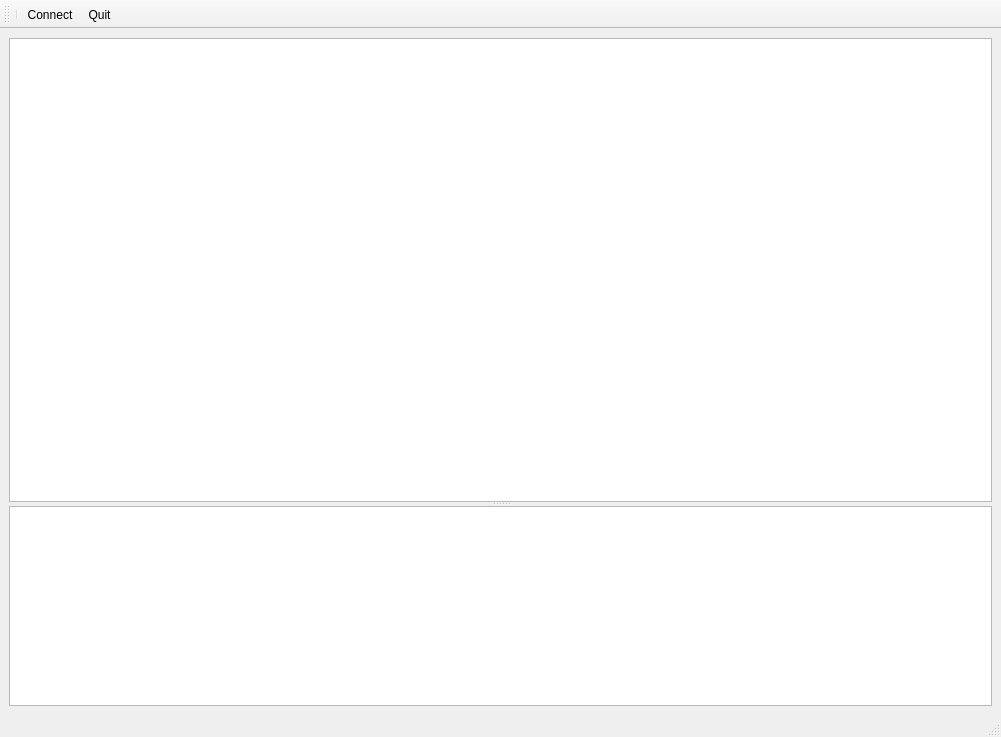
<?xml version="1.0" encoding="UTF-8"?>
<ui version="4.0">
 <author>MicroControl GmbH &amp; Co. KG</author>
 <class>MonitorWindow</class>
 <widget class="QMainWindow" name="MonitorWindow">
  <property name="geometry">
   <rect>
    <x>0</x>
    <y>0</y>
    <width>1001</width>
    <height>737</height>
   </rect>
  </property>
  <property name="sizePolicy">
   <sizepolicy hsizetype="Preferred" vsizetype="Preferred">
    <horstretch>0</horstretch>
    <verstretch>0</verstretch>
   </sizepolicy>
  </property>
  <property name="minimumSize">
   <size>
    <width>0</width>
    <height>0</height>
   </size>
  </property>
  <property name="windowTitle">
   <string>CANpie FD Monitor</string>
  </property>
  <widget class="QWidget" name="pclCentralWidgetP">
   <property name="sizePolicy">
    <sizepolicy hsizetype="MinimumExpanding" vsizetype="MinimumExpanding">
     <horstretch>1</horstretch>
     <verstretch>1</verstretch>
    </sizepolicy>
   </property>
   <property name="minimumSize">
    <size>
     <width>0</width>
     <height>0</height>
    </size>
   </property>
   <layout class="QHBoxLayout" name="horizontalLayout">
    <item>
     <widget class="QSplitter" name="pclSplitterP">
      <property name="sizePolicy">
       <sizepolicy hsizetype="MinimumExpanding" vsizetype="MinimumExpanding">
        <horstretch>1</horstretch>
        <verstretch>1</verstretch>
       </sizepolicy>
      </property>
      <property name="minimumSize">
       <size>
        <width>480</width>
        <height>400</height>
       </size>
      </property>
      <property name="orientation">
       <enum>Qt::Vertical</enum>
      </property>
      <widget class="QTextBrowser" name="pclCanTraceP">
       <property name="sizePolicy">
        <sizepolicy hsizetype="MinimumExpanding" vsizetype="MinimumExpanding">
         <horstretch>1</horstretch>
         <verstretch>1</verstretch>
        </sizepolicy>
       </property>
       <property name="minimumSize">
        <size>
         <width>500</width>
         <height>200</height>
        </size>
       </property>
      </widget>
      <widget class="QTextBrowser" name="pclCanInfoP">
       <property name="sizePolicy">
        <sizepolicy hsizetype="MinimumExpanding" vsizetype="MinimumExpanding">
         <horstretch>1</horstretch>
         <verstretch>1</verstretch>
        </sizepolicy>
       </property>
       <property name="minimumSize">
        <size>
         <width>500</width>
         <height>100</height>
        </size>
       </property>
       <property name="maximumSize">
        <size>
         <width>16777215</width>
         <height>200</height>
        </size>
       </property>
      </widget>
     </widget>
    </item>
   </layout>
  </widget>
  <widget class="QStatusBar" name="pclStatusbarP"/>
  <widget class="QToolBar" name="pclToolbarP">
   <property name="windowTitle">
    <string>toolBar</string>
   </property>
   <property name="iconSize">
    <size>
     <width>48</width>
     <height>48</height>
    </size>
   </property>
   <attribute name="toolBarArea">
    <enum>TopToolBarArea</enum>
   </attribute>
   <attribute name="toolBarBreak">
    <bool>false</bool>
   </attribute>
   <addaction name="separator"/>
   <addaction name="actionConnect"/>
   <addaction name="actionQuit"/>
  </widget>
  <action name="actionOpen">
   <property name="text">
    <string>Open ..</string>
   </property>
  </action>
  <action name="actionSave">
   <property name="text">
    <string>Save ..</string>
   </property>
  </action>
  <action name="actionQuit">
   <property name="icon">
    <iconset resource="monitor.qrc">
     <normaloff>:/app-icons/mc_quit_256.png</normaloff>:/app-icons/mc_quit_256.png</iconset>
   </property>
   <property name="text">
    <string>Quit</string>
   </property>
  </action>
  <action name="actionConnect">
   <property name="icon">
    <iconset resource="monitor.qrc">
     <normaloff>:/app-icons/mc_network_256.png</normaloff>:/app-icons/mc_network_256.png</iconset>
   </property>
   <property name="text">
    <string>Connect</string>
   </property>
  </action>
 </widget>
 <resources>
  <include location="monitor.qrc"/>
 </resources>
 <connections/>
</ui>
